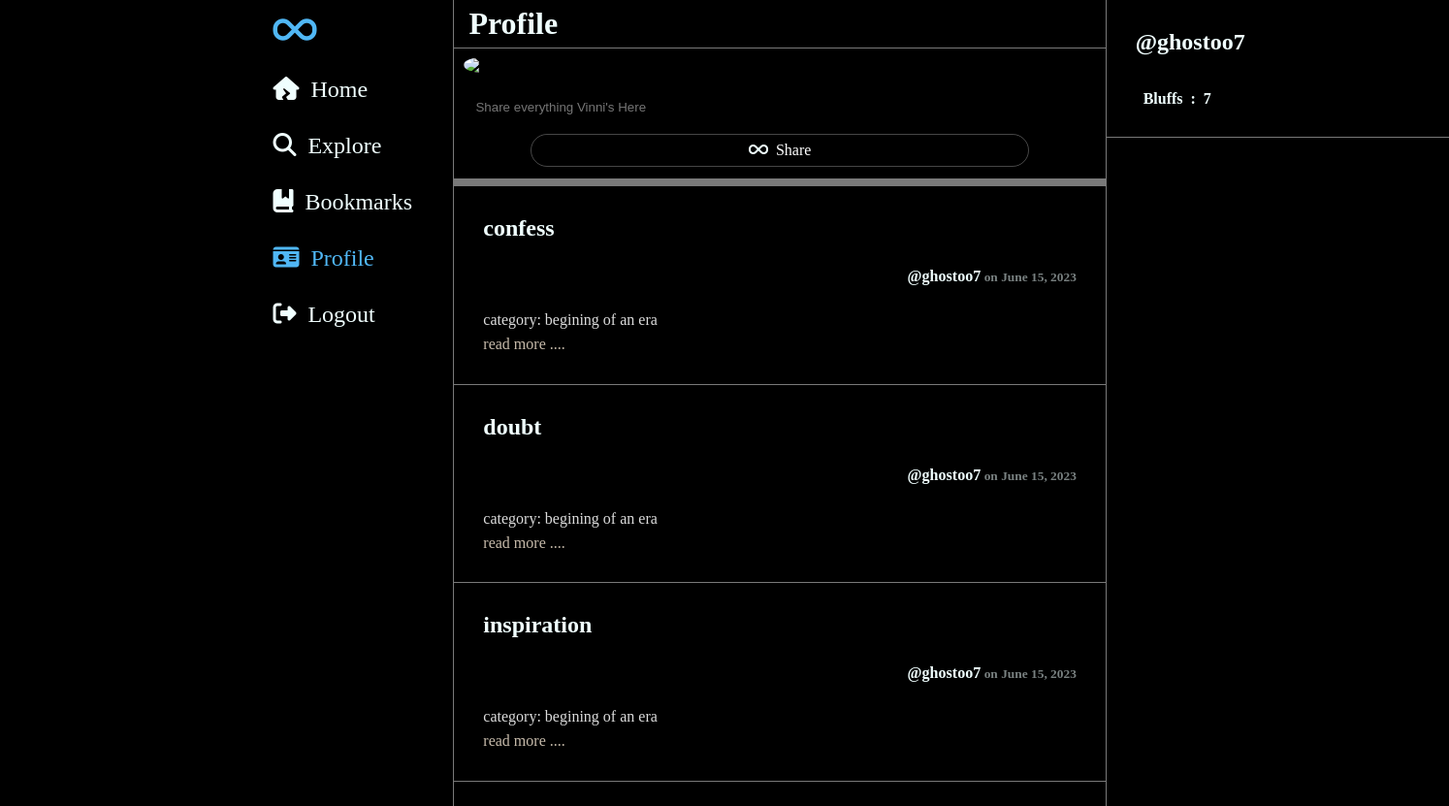
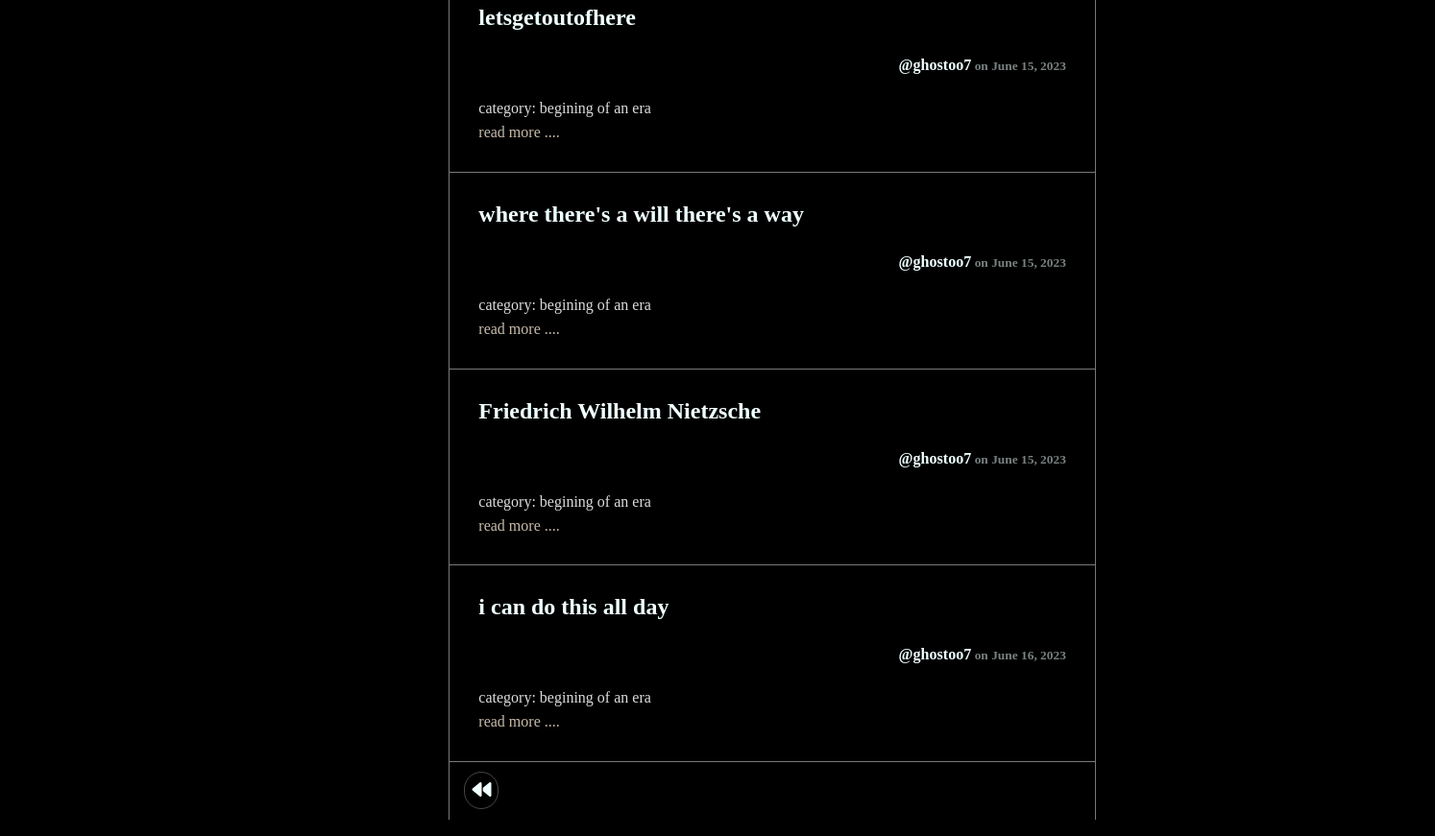
Before: /profile/1/ (signed in) with the older database file (2 pictures, top to bottom).
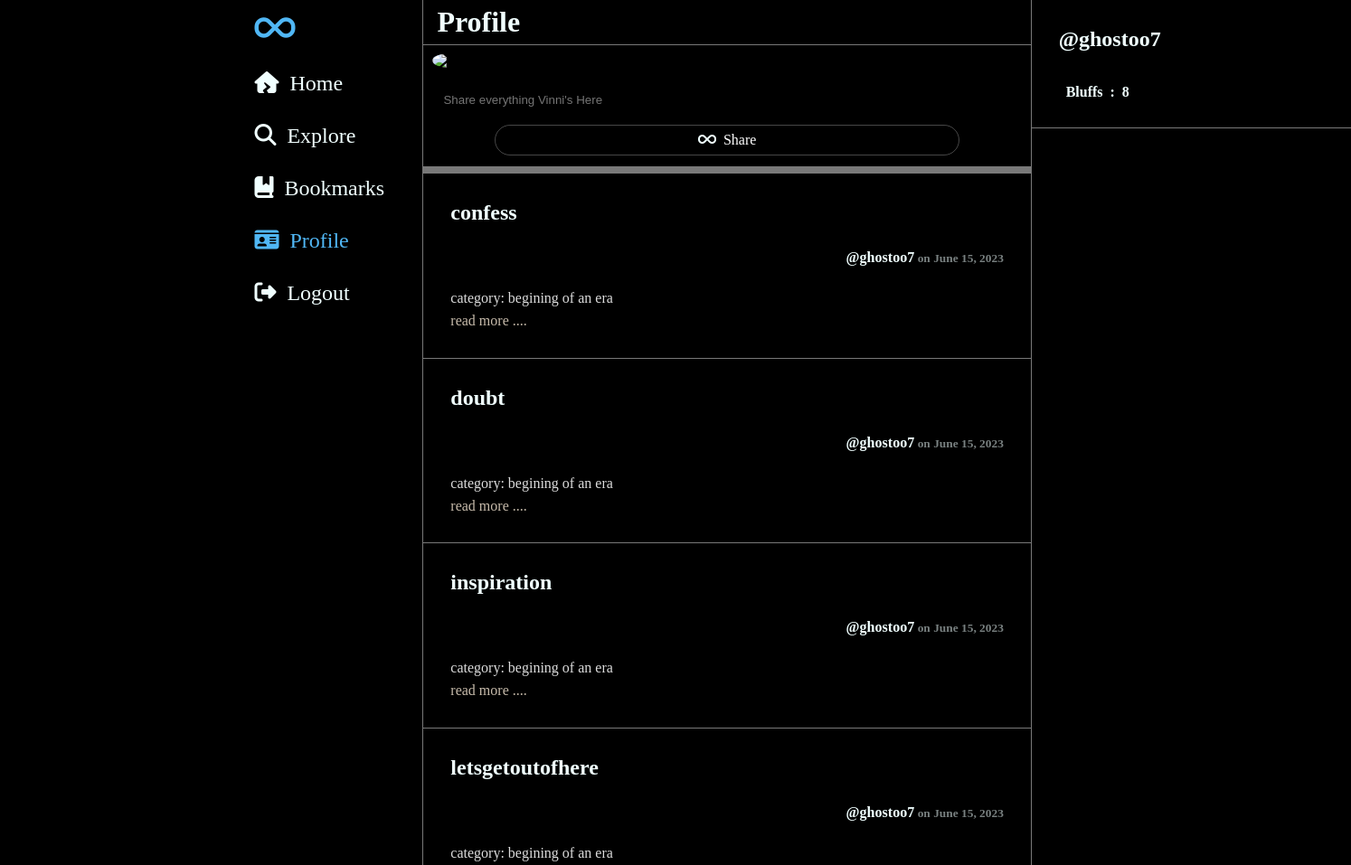
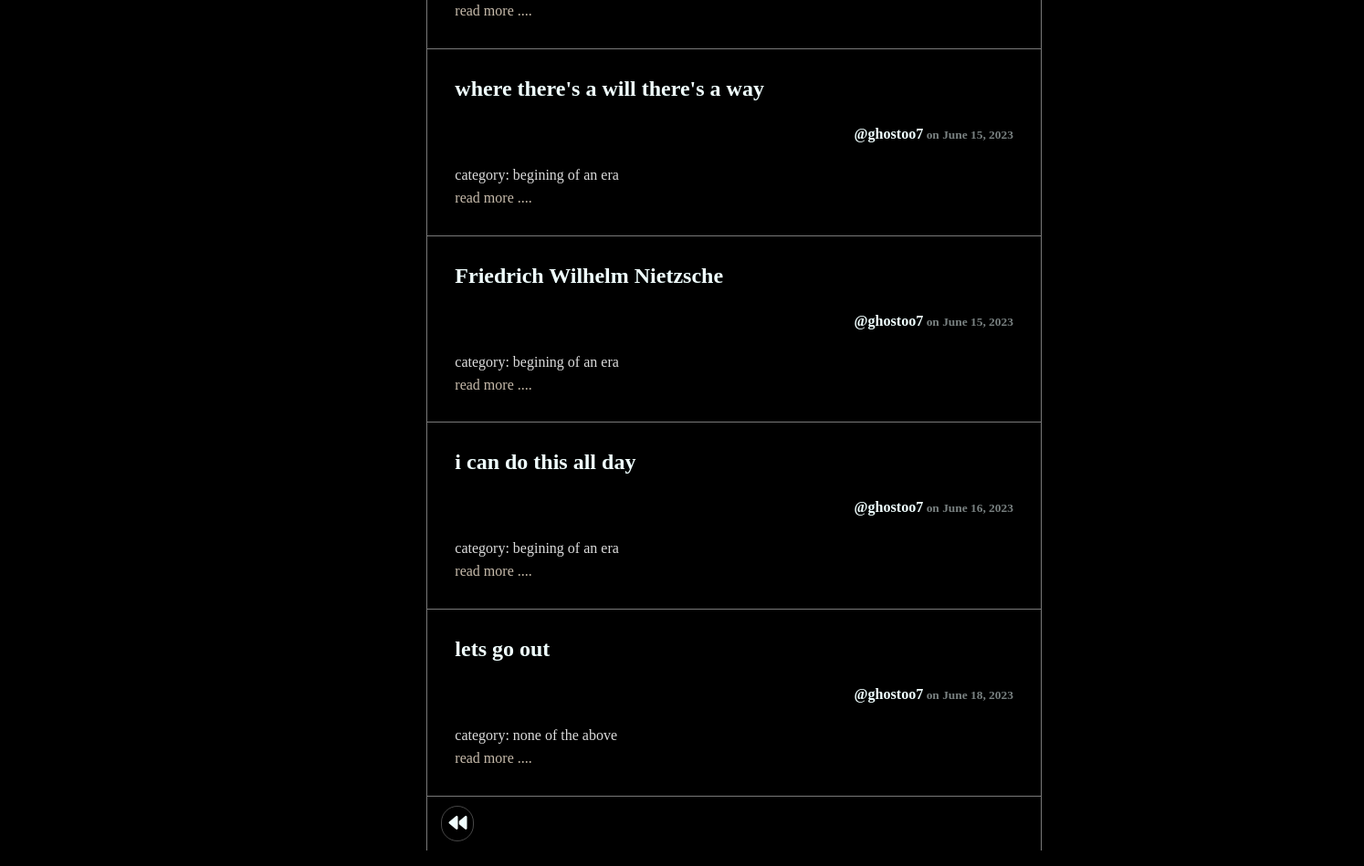
After: the same page with the newer database file (2 pictures, top to bottom).
### anonymous/models.py (models this page shows, shortened)
class Message(models.Model):
    title= models.CharField(max_length=255)
    author = models.ForeignKey(User, on_delete=models.CASCADE)
    body = models.TextField()
    postdate = models.DateField(auto_now_add= True)
    categories = models.CharField(max_length=25,choices=Category.objects.all().values_list('name','name'),default="begining of an era")
    image = models.ImageField(upload_to="message/memories", default="",null=True,blank=True)
    like = models.ManyToManyField(User,related_name='blog_posts')
    book = models.ManyToManyField(User,related_name='blog_book')

### anonymous/views.py (the view)
# urls.py: path('profile/<int:pk>/', ProfileView ,name="profile"),
def ProfileView(request,pk):
    bookmark_posts = Message.objects.filter(author = pk)
    user = get_object_or_404(User, id=pk)
    bluffs = bookmark_posts.count()
    return render(request, 'profile.html',{'id': pk , 'bookmark_posts':bookmark_posts , 'bluffs': bluffs , 'userr' : user })

### anonymous/templates/profile.html (shortened to what this page needs)
{% extends 'base.html' %}
 {% block content %}
 {% if user.is_authenticated %}
 {% if user.id == id %}
<ul>
    {% if bookmark_posts %}
    {% for post in bookmark_posts %}
        <div class="blogpost">
            <li>
                <h4>{{ post.title }}&nbsp;&nbsp;</h4><br><a style="text-decoration: none;" href="{% url 'profile' post.author.id %}"><h6  style="text-align: right;" >@{{post.author}}<small style="opacity: 0.5;"> on {{post.postdate}}</small></h6></a>
            </li>
            <br>
            <p style="font-size: 1rem; color: rgba(255, 255, 255, 0.863);text-decoration: none;">category: {{ post.categories }}</p>
            <a href="{% url 'detail_view' post.pk %} " style="font-size: 1rem; color: rgba(250, 235, 215, 0.795);text-decoration: none;">read more ....</a>
        </div>
    {% endfor %}
    {% endif %}
    <div style=" display: flex;justify-content: space-between;text-align: right;padding-inline-end: 5px;padding-top: 10px;">
        <a class="tweet_btn" href="{% url 'home' %}" style="font-weight: 900;margin-inline-end: 0.5vw;text-align: right;font-size: 1.25rem; color: rgba(250, 235, 215, 0.795);text-decoration: none;"><i class="fa-solid fa-backward" style="background-color: rgba(0, 0, 0, 0);"></i><span>&nbsp;&nbsp;&nbsp;&nbsp;go back</span></a>
    </div>
</ul>
{% endif %}
{% endif %}
{% endblock %}
{% block profile %}
<div class="blogpost" style="width: fit-content; display: flex;">
    <li style="text-decoration: none; list-style: none;">
        <h2>@{{ userr.username }}&nbsp;&nbsp;</h2><br>
        <br>
        {% if user.id == id %}
        <h4>&nbsp;&nbsp;Bluffs&nbsp;&nbsp;:&nbsp;&nbsp;{{ bluffs }}</h4>
        {% else %}
        <h4>you are logged in as {{ user.username }}</h4>
        {% endif %}
    </li>
    <br>
</div>
{% endblock %}

### anonymous/templates/base.html (shortened to what this page needs)
<!DOCTYPE html>
<html lang="en">
<head>
</head>
<body>
    <div class="Home">
        <div class="container_menu">
            <ul>
                <li class="icccon">
                    <a href="" ><i class="fa-solid fa-infinity" style="color: #50b7f5; font-size: 2.25rem;"></i></a>
                </li>
                <li id="homee"class="active">
                    <a href="{% url 'home' %}" class="active" ><i class="fa-solid fa-house-crack"></i><p class="menu_opt">&nbsp;&nbsp;Home</p></a>
                </li>
                {% if user.is_authenticated %}
                <li id="explore">
                    <a href="{% url 'category' 'explore' %}"><i class="fa-solid fa-magnifying-glass"></i><p class="menu_opt">&nbsp;&nbsp;Explore</p></a>
                </li>
                <li id="book">
                    <a href="{% url 'bookmark' user.id %}"><i class="fa-solid fa-book-bookmark"></i><p class="menu_opt">&nbsp;&nbsp;Bookmarks</p></a>
                </li>
                <li id="profile">
                    <a href="{%  url 'profile' user.id %}"><i class="fa-solid fa-id-card"></i><p class="menu_opt">&nbsp;&nbsp;Profile</p></a>
                </li>
                <li>
                    <a href="{% url 'logout' %}"><i class="fa-solid fa-right-from-bracket" ></i><p class="menu_opt">&nbsp;&nbsp;Logout</p></a>
                </li>
                {% endif %}
            </ul>
        </div>
        <div class="container_blogs">
            <div class="header">
                <header><span id="heading">Home</span></header>
            </div>
            <div class="tweetBox">
                <form>
                    <img src="https://images.squarespace-cdn.com/content/v1/5446f93de4b0a3452dfaf5b0/1626904421257-T6I5V5IQ4GI2SJ8EU82M/Above+Avalon+Neil+Cybart">
                    <input type="text" placeholder="Share everything Vinni's Here">
                    {% if user.is_authenticated %}
                    <a class="tweet_btn" href="{% url 'share' %}" style="text-align: center;margin-inline: auto;padding-inline: 15vw;"><i class="fa-solid fa-infinity" style="background-color: rgba(240, 248, 255, 0);"></i>&nbsp;&nbsp;Share</a>
                    {% endif %}
                </form>
            </div>
            {% block content %}
            {% endblock %}
        </div>
        <div class="container_profile">
            {% block profile %}
            {% endblock %}
        </div>
    </div>
</body>
</html>

### anonymous/templates/base.html (style rules this page uses)
* { margin: 0; color:azure; background-color: black; box-sizing: border-box; transition: all 500ms ease-out; }
.Home { display: flex; flex-direction: row; width: 80vw; padding: 5vw; margin-inline: auto; padding-top: 0; }
.container_menu { width: 20vw; text-align: right; justify-content: right; padding-right: 2vw; flex-shrink: 0; flex: 0.25; border-right: 1px solid rgba(255, 255, 255, 0.473); min-height: 100vh; height: auto; overflow: -moz-hidden-unscrollable; position: sticky; }
.container_menu li,.container_menu a,.cats { justify-content: space-around; margin-inline: 1.5vw auto; margin-block-end: 0.2vw; padding: 0px; border-radius: 20px; text-decoration: none; list-style: none; font-size: 1.5rem; }
ul { justify-content: space-around; margin-inline: auto; margin-block-end: 0.2vw; padding: 0px; border-radius: 20px; text-decoration: none; list-style: none; font-size: 1.5rem; }
.container_menu a,.cats { width: fit-content; display: inline-flex; padding: 12.5px; cursor: pointer; }
.container_menu li,.cats { display: flex; flex-direction: column; align-items: center; }
.container_menu a i { background-color: rgba(240, 248, 255, 0); }
.container_blogs { max-width: 46vw; min-width: 45vw; padding-block-end: 0.5vw; justify-content: center; border-right: 1px solid rgba(255, 255, 255, 0.473); }
.container_profile { width: 25vw; }
.blogpost { box-sizing: border-box; margin-inline: auto; flex: 1; padding: 2vw; min-width: 44.5vw; border-bottom: 1px solid rgba(255, 255, 255, 0.473); }
.blogpost h4 { font-weight: 800; }
.header { padding: 6px; padding-inline-start: 1vw; font-weight: 900; font-size: 2rem; position: sticky; border-bottom: 1px solid rgba(255, 255, 255, 0.473); }
.menu_opt { display: none; transition: all 500ms ease-out; }
@media (min-width : 900px) { .menu_opt { display: block; background-color: rgba(240, 248, 255, 0); } }
.active a p, .active a i { color: #50b7f5; }
body { margin-inline: auto; display: flex; }
.tweetBox img { margin: 0.5vw; border-radius: 50%; max-height: 40px; max-width: 40px; }
.tweetBox { padding-bottom: 10px; border-bottom: 8px solid rgba(255, 255, 255, 0.473); }
.tweetBox form { display: flex; flex-direction: column; padding: 2px; }
.tweetBox input { border: none; padding: 20px; display: flex; flex:1; }
.tweet_btn,.like { padding: 7px; margin-inline: 1vw; border-radius: 20px; color: white; background-color:#029bfa00; border: 1px solid rgba(255, 255, 255, 0.274); font-size: 1rem; text-decoration: none; }

Changed rows visible on the page:
added Message: title "lets go out", author "ghostoo7", postdate "June 18, 2023", categories "none of the above"
Other visible differences:
{{ bluffs }}: "7" → "8"
